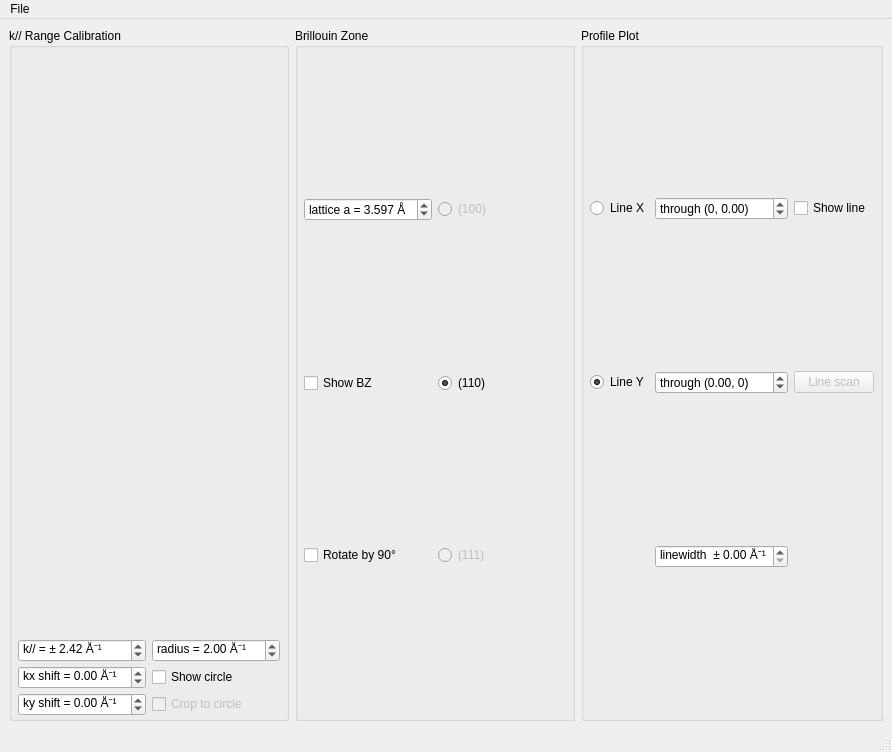
<?xml version="1.0" encoding="UTF-8"?>
<ui version="4.0">
 <class>MainWindow</class>
 <widget class="QMainWindow" name="MainWindow">
  <property name="geometry">
   <rect>
    <x>0</x>
    <y>0</y>
    <width>892</width>
    <height>752</height>
   </rect>
  </property>
  <property name="windowTitle">
   <string>Text Image Viewer</string>
  </property>
  <widget class="QWidget" name="centralwidget">
   <layout class="QVBoxLayout" name="verticalLayout" stretch="0,1">
    <item>
     <layout class="QHBoxLayout" name="horizontalLayout">
      <item>
       <widget class="QGroupBox" name="groupBox_9">
        <property name="title">
         <string>k// Range Calibration</string>
        </property>
        <layout class="QGridLayout" name="gridLayout_12">
         <property name="leftMargin">
          <number>6</number>
         </property>
         <property name="topMargin">
          <number>2</number>
         </property>
         <property name="rightMargin">
          <number>6</number>
         </property>
         <property name="bottomMargin">
          <number>2</number>
         </property>
         <property name="verticalSpacing">
          <number>4</number>
         </property>
         <item row="3" column="0">
          <widget class="QDoubleSpinBox" name="doubleSpinBox_kyShift">
           <property name="prefix">
            <string>ky shift = </string>
           </property>
           <property name="suffix">
            <string> Å⁻¹</string>
           </property>
           <property name="minimum">
            <double>-1.000000000000000</double>
           </property>
           <property name="maximum">
            <double>1.000000000000000</double>
           </property>
           <property name="singleStep">
            <double>0.010000000000000</double>
           </property>
          </widget>
         </item>
         <item row="2" column="0">
          <widget class="QDoubleSpinBox" name="doubleSpinBox_kxShift">
           <property name="prefix">
            <string>kx shift = </string>
           </property>
           <property name="suffix">
            <string> Å⁻¹</string>
           </property>
           <property name="minimum">
            <double>-1.000000000000000</double>
           </property>
           <property name="maximum">
            <double>1.000000000000000</double>
           </property>
           <property name="singleStep">
            <double>0.010000000000000</double>
           </property>
          </widget>
         </item>
         <item row="1" column="1">
          <widget class="QDoubleSpinBox" name="doubleSpinBox_circleRadius">
           <property name="prefix">
            <string>radius = </string>
           </property>
           <property name="suffix">
            <string> Å⁻¹</string>
           </property>
           <property name="minimum">
            <double>0.020000000000000</double>
           </property>
           <property name="maximum">
            <double>10.000000000000000</double>
           </property>
           <property name="singleStep">
            <double>0.010000000000000</double>
           </property>
           <property name="value">
            <double>2.000000000000000</double>
           </property>
          </widget>
         </item>
         <item row="1" column="0">
          <widget class="QDoubleSpinBox" name="doubleSpinBox_kRange">
           <property name="prefix">
            <string>k// = ± </string>
           </property>
           <property name="suffix">
            <string> Å⁻¹</string>
           </property>
           <property name="decimals">
            <number>2</number>
           </property>
           <property name="maximum">
            <double>10.000000000000000</double>
           </property>
           <property name="singleStep">
            <double>0.010000000000000</double>
           </property>
           <property name="value">
            <double>2.420000000000000</double>
           </property>
          </widget>
         </item>
         <item row="3" column="1">
          <widget class="QCheckBox" name="checkBox_useCroppedData">
           <property name="enabled">
            <bool>false</bool>
           </property>
           <property name="text">
            <string>Crop to circle</string>
           </property>
          </widget>
         </item>
         <item row="2" column="1">
          <widget class="QCheckBox" name="checkBox_showCircle">
           <property name="text">
            <string>Show circle</string>
           </property>
          </widget>
         </item>
         <item row="0" column="0" colspan="2">
          <widget class="QLabel" name="label_datashape">
           <property name="text">
            <string/>
           </property>
          </widget>
         </item>
        </layout>
       </widget>
      </item>
      <item>
       <widget class="QGroupBox" name="groupBox_5">
        <property name="title">
         <string>Brillouin Zone</string>
        </property>
        <layout class="QGridLayout" name="gridLayout_6">
         <property name="leftMargin">
          <number>6</number>
         </property>
         <property name="topMargin">
          <number>2</number>
         </property>
         <property name="rightMargin">
          <number>6</number>
         </property>
         <property name="bottomMargin">
          <number>2</number>
         </property>
         <property name="verticalSpacing">
          <number>4</number>
         </property>
         <item row="1" column="0">
          <widget class="QCheckBox" name="checkBox_showBZ">
           <property name="text">
            <string>Show BZ</string>
           </property>
          </widget>
         </item>
         <item row="2" column="0">
          <widget class="QCheckBox" name="checkBox_rotate90BZ">
           <property name="text">
            <string>Rotate by 90°</string>
           </property>
          </widget>
         </item>
         <item row="0" column="0">
          <widget class="QDoubleSpinBox" name="doubleSpinBox_latticeconstant">
           <property name="prefix">
            <string>lattice a = </string>
           </property>
           <property name="suffix">
            <string> Å</string>
           </property>
           <property name="decimals">
            <number>3</number>
           </property>
           <property name="maximum">
            <double>9.999000000000001</double>
           </property>
           <property name="singleStep">
            <double>0.001000000000000</double>
           </property>
           <property name="value">
            <double>3.597000000000000</double>
           </property>
          </widget>
         </item>
         <item row="0" column="1">
          <widget class="QRadioButton" name="radioButton_100surface">
           <property name="enabled">
            <bool>false</bool>
           </property>
           <property name="text">
            <string>(100)</string>
           </property>
          </widget>
         </item>
         <item row="1" column="1">
          <widget class="QRadioButton" name="radioButton_110surface">
           <property name="text">
            <string>(110)</string>
           </property>
           <property name="checked">
            <bool>true</bool>
           </property>
          </widget>
         </item>
         <item row="2" column="1">
          <widget class="QRadioButton" name="radioButton_111surface">
           <property name="enabled">
            <bool>false</bool>
           </property>
           <property name="text">
            <string>(111)</string>
           </property>
          </widget>
         </item>
        </layout>
       </widget>
      </item>
      <item>
       <widget class="QGroupBox" name="groupBox_4">
        <property name="title">
         <string>Profile Plot</string>
        </property>
        <layout class="QGridLayout" name="gridLayout_5">
         <property name="leftMargin">
          <number>6</number>
         </property>
         <property name="topMargin">
          <number>2</number>
         </property>
         <property name="rightMargin">
          <number>6</number>
         </property>
         <property name="bottomMargin">
          <number>2</number>
         </property>
         <property name="verticalSpacing">
          <number>4</number>
         </property>
         <item row="1" column="0">
          <widget class="QRadioButton" name="radioButton_plineY">
           <property name="text">
            <string>Line Y</string>
           </property>
           <property name="checked">
            <bool>true</bool>
           </property>
          </widget>
         </item>
         <item row="0" column="0">
          <widget class="QRadioButton" name="radioButton_plineX">
           <property name="text">
            <string>Line X</string>
           </property>
          </widget>
         </item>
         <item row="1" column="1">
          <widget class="QDoubleSpinBox" name="doubleSpinBox_plineYpos">
           <property name="prefix">
            <string>through (</string>
           </property>
           <property name="suffix">
            <string>, 0)</string>
           </property>
           <property name="minimum">
            <double>-5.000000000000000</double>
           </property>
           <property name="maximum">
            <double>5.000000000000000</double>
           </property>
           <property name="singleStep">
            <double>0.010000000000000</double>
           </property>
           <property name="value">
            <double>0.000000000000000</double>
           </property>
          </widget>
         </item>
         <item row="0" column="2">
          <widget class="QCheckBox" name="checkBox_showProfileTool">
           <property name="text">
            <string>Show line</string>
           </property>
          </widget>
         </item>
         <item row="0" column="1">
          <widget class="QDoubleSpinBox" name="doubleSpinBox_plineXpos">
           <property name="prefix">
            <string>through (0, </string>
           </property>
           <property name="suffix">
            <string>)</string>
           </property>
           <property name="minimum">
            <double>-5.000000000000000</double>
           </property>
           <property name="maximum">
            <double>5.000000000000000</double>
           </property>
           <property name="singleStep">
            <double>0.010000000000000</double>
           </property>
          </widget>
         </item>
         <item row="1" column="2">
          <widget class="QPushButton" name="pushButton_plotLineScan">
           <property name="enabled">
            <bool>false</bool>
           </property>
           <property name="text">
            <string>Line scan</string>
           </property>
          </widget>
         </item>
         <item row="2" column="1">
          <widget class="QDoubleSpinBox" name="doubleSpinBox_plineWidth">
           <property name="prefix">
            <string>linewidth  ± </string>
           </property>
           <property name="suffix">
            <string> Å⁻¹</string>
           </property>
           <property name="maximum">
            <double>2.000000000000000</double>
           </property>
           <property name="singleStep">
            <double>0.010000000000000</double>
           </property>
          </widget>
         </item>
        </layout>
       </widget>
      </item>
     </layout>
    </item>
    <item>
     <layout class="QVBoxLayout" name="layout_imv"/>
    </item>
   </layout>
  </widget>
  <widget class="QMenuBar" name="menubar">
   <property name="geometry">
    <rect>
     <x>0</x>
     <y>0</y>
     <width>892</width>
     <height>26</height>
    </rect>
   </property>
   <widget class="QMenu" name="menuFile">
    <property name="title">
     <string>File</string>
    </property>
    <addaction name="action_Load_TXT"/>
    <addaction name="separator"/>
    <addaction name="action_Export_k_map"/>
   </widget>
   <addaction name="menuFile"/>
  </widget>
  <widget class="QStatusBar" name="statusbar"/>
  <action name="action_Load_TXT">
   <property name="text">
    <string>Load TXT</string>
   </property>
  </action>
  <action name="action_Export_k_map">
   <property name="enabled">
    <bool>false</bool>
   </property>
   <property name="text">
    <string>Export k-map</string>
   </property>
  </action>
 </widget>
 <resources/>
 <connections/>
</ui>
